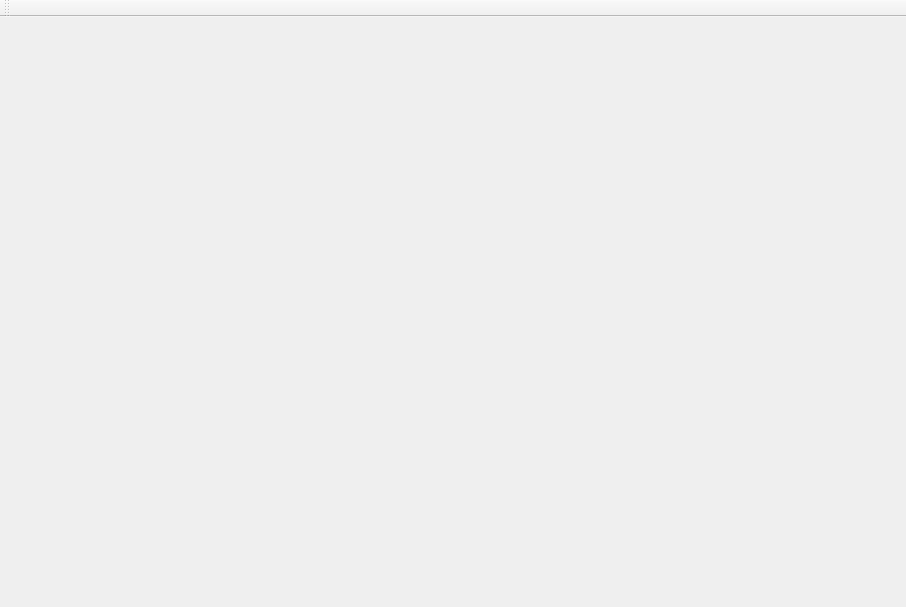
<?xml version="1.0" encoding="UTF-8"?>
<ui version="4.0">
 <class>MainWindow</class>
 <widget class="QMainWindow" name="MainWindow">
  <property name="geometry">
   <rect>
    <x>0</x>
    <y>0</y>
    <width>906</width>
    <height>607</height>
   </rect>
  </property>
  <property name="windowTitle">
   <string>MainWindow</string>
  </property>
  <widget class="QWidget" name="centralWidget"/>
  <widget class="QMenuBar" name="menuBar">
   <property name="geometry">
    <rect>
     <x>0</x>
     <y>0</y>
     <width>906</width>
     <height>22</height>
    </rect>
   </property>
  </widget>
  <widget class="QToolBar" name="mainToolBar">
   <attribute name="toolBarArea">
    <enum>TopToolBarArea</enum>
   </attribute>
   <attribute name="toolBarBreak">
    <bool>false</bool>
   </attribute>
  </widget>
 </widget>
 <layoutdefault spacing="6" margin="11"/>
 <resources/>
 <connections/>
</ui>
